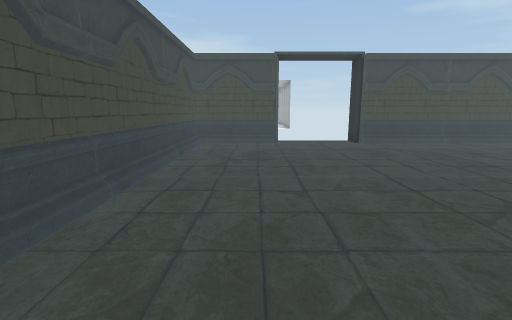
[1] (above)

12 first-person views from a walk through a scene from a Unity 3-D project. The camera is 1.5 m above the floor, tilts 10° down and sees 85° across. The floor is counted in squares, 1 m on a side. Each view is taken from the middle of a square. On the plan, view 1 faces up. The plan holds only what a view shows up to about 14 squares ahead; the rest is blank. The place goes on beyond the plan. The player is left out.

[2]
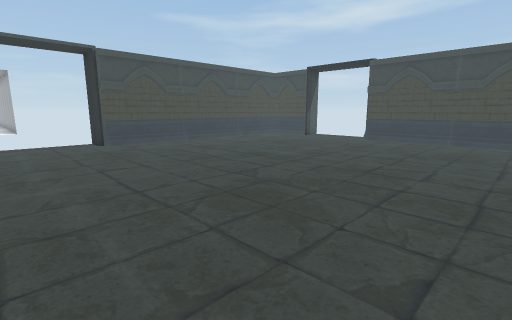

[3]
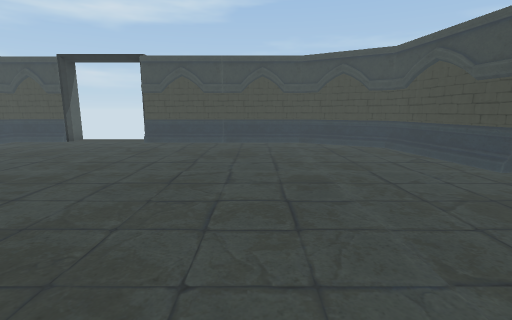

[4]
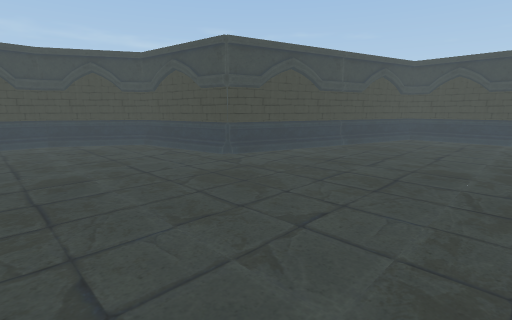

[5]
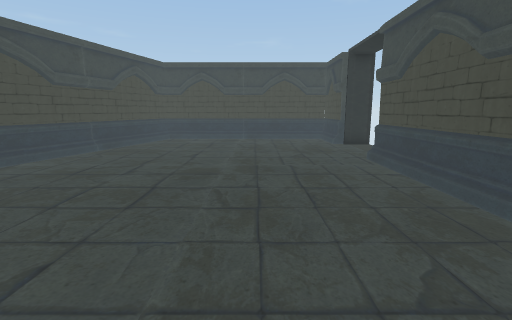

[6]
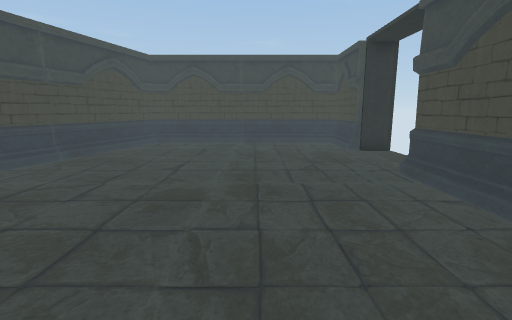

[7]
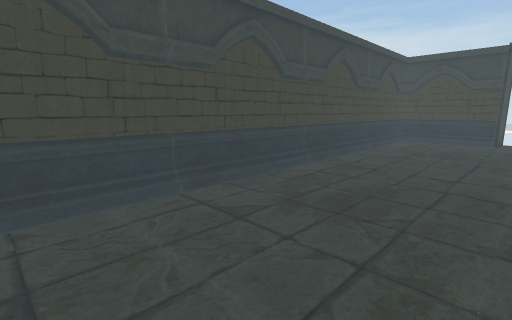

[8]
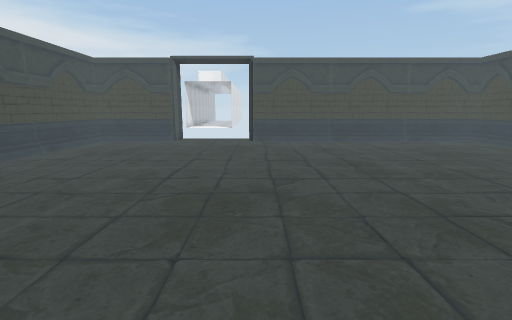

[9]
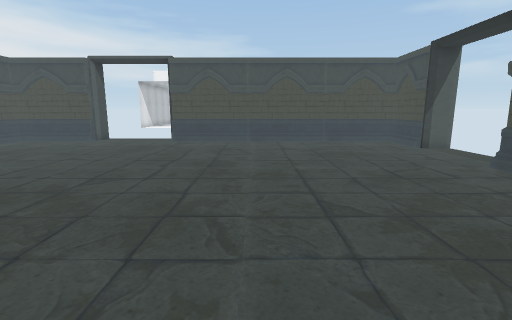

[10]
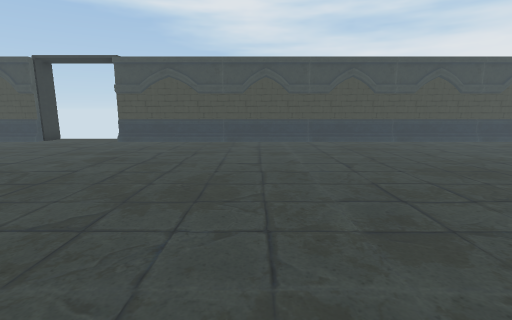

[11]
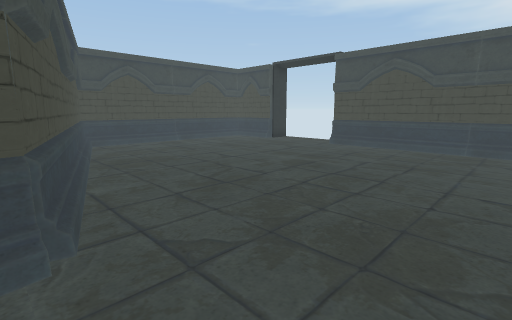

[12]
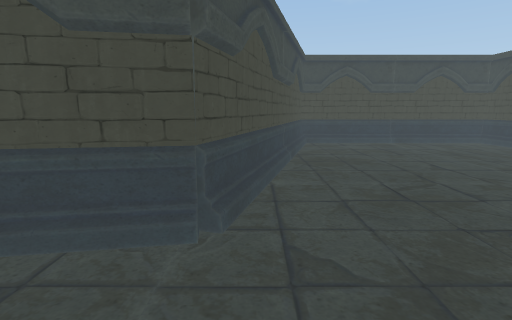

### Floor plan
Points are (right, up) in squares from view 1. A wall is a line through its corners. A room is listed if a view was taken in it or the views show most of it. See-through windows are left out.
Room 1 (views 1, 2, 3, 4, 5, 6, 7, 8, 9, 10, 11, 12)
walls: (8.7, -5.3) (13.5, -4.6) (15.5, -1.1) (15.5, 6.4); (-2.5, 4.4) (-2.5, -8.8); (7.5, -8.4) (8.1, -6.5); (15.7, 0) (15.7, 0.7); (4.7, 13.2) (4.7, 14.1); (0.9, 12.9) (-2.8, 12.9) (-2.8, -8.7); (0.9, 13.2) (0.9, 12.7); (11, 13.1) (10.5, 13.1); (1.1, 14.1) (1.1, 13.4); (16.7, 10.1) (15.7, 10.1) (15.7, 12.7) (4.9, 12.7) (4.9, 13.2); (-2.8, -12.5) (-2.8, -15.5); (-3.1, -12.7) (-2.5, -12.7); (15.7, 12.9) (4.9, 12.9); (-4, -12.5) (-3.1, -12.5); (-2.5, -15.2) (5.9, -15.2) (8.8, -5.1) (12.9, -4.5)
low walls: (8.1, -6.4) (8.4, -5.4); (-2.5, 6.4) (-2.5, 4.5); (13.5, -4.1) (14.4, -2.5); (14.5, -2.4) (15, -1.4); (6.7, -11.2) (7.3, -9.4); (0.9, 12.7) (-2.5, 12.7); (6.5, -12) (6.7, -11.3); (15.5, 10.2) (15.5, 12.7); (5.9, -14.3) (6.1, -13.5); (-2.5, -13.5) (-2.5, -15) (5.6, -15)
ways out: gap at (1, 14); gap at (5, 14)

Positions as (right, up) in squares from view 1, and headings:
1: (0, 0), facing up
2: (1, 0), facing up-right
3: (2, 1), facing right
4: (1, 1), facing down-right
5: (1, 0), facing down
6: (1, -2), facing down
7: (2, -2), facing up-left
8: (5, -1), facing up
9: (9, -1), facing up
10: (11, -2), facing left
11: (9, -2), facing down-left
12: (8, -2), facing down
